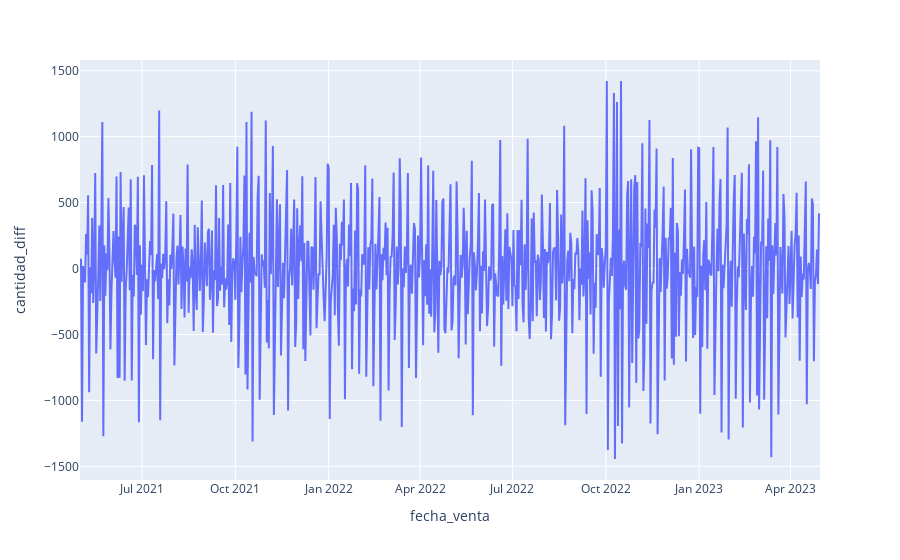

The notebook cell this image was saved under:
### Code cell
# El gráfico de la nueva serie al convertirse en estacionario.
fig = px.line(group, x="fecha_venta", y="cantidad_diff")
fig.show()

### Figure 1 — Plotly figure (JSON) as saved in the notebook; plotly's stock layout.template omitted (floating-point values rounded to 4 significant figures; data arrays with more than 128 entries replaced by an {"elided": "..."} marker saying what was removed)
{"data": [{"hovertemplate": "fecha_venta=%{x}<br>cantidad_diff=%{y}<extra></extra>", "legendgroup": "", "line": {"color": "#636efa", "dash": "solid"}, "marker": {"symbol": "circle"}, "mode": "lines", "name": "", "orientation": "v", "showlegend": false, "type": "scatter", "x": {"elided": "730 str values"}, "xaxis": "x", "y": {"elided": "730 float values"}, "yaxis": "y"}], "layout": {"legend": {"tracegroupgap": 0}, "margin": {"t": 60}, "xaxis": {"anchor": "y", "domain": [0, 1], "title": {"text": "fecha_venta"}}, "yaxis": {"anchor": "x", "domain": [0, 1], "title": {"text": "cantidad_diff"}}}}
